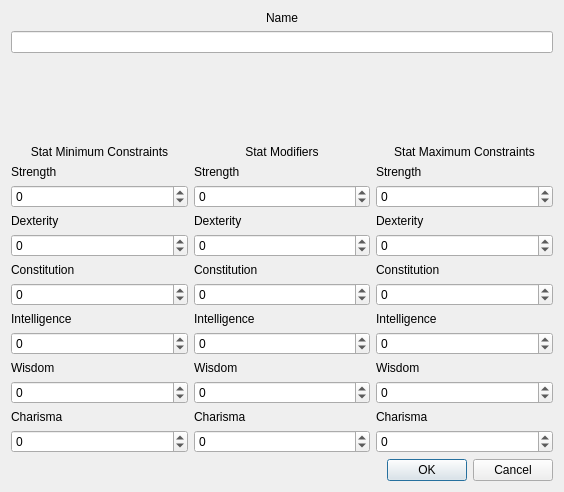
<?xml version="1.0" encoding="UTF-8"?>
<ui version="4.0">
 <class>Dialog</class>
 <widget class="QDialog" name="Dialog">
  <property name="geometry">
   <rect>
    <x>0</x>
    <y>0</y>
    <width>564</width>
    <height>492</height>
   </rect>
  </property>
  <property name="windowTitle">
   <string>Edit Class</string>
  </property>
  <layout class="QVBoxLayout" name="verticalLayout">
   <item>
    <widget class="QLabel" name="label">
     <property name="text">
      <string>Name</string>
     </property>
     <property name="alignment">
      <set>Qt::AlignmentFlag::AlignCenter</set>
     </property>
    </widget>
   </item>
   <item>
    <widget class="QLineEdit" name="name"/>
   </item>
   <item>
    <spacer name="verticalSpacer">
     <property name="orientation">
      <enum>Qt::Orientation::Vertical</enum>
     </property>
     <property name="sizeHint" stdset="0">
      <size>
       <width>20</width>
       <height>40</height>
      </size>
     </property>
    </spacer>
   </item>
   <item>
    <layout class="QHBoxLayout" name="horizontalLayout">
     <item>
      <layout class="QVBoxLayout" name="verticalLayout_6">
       <item>
        <widget class="QLabel" name="label_9">
         <property name="text">
          <string>Stat Minimum Constraints</string>
         </property>
         <property name="alignment">
          <set>Qt::AlignmentFlag::AlignCenter</set>
         </property>
        </widget>
       </item>
       <item>
        <widget class="QLabel" name="label_12">
         <property name="text">
          <string>Strength</string>
         </property>
        </widget>
       </item>
       <item>
        <widget class="QSpinBox" name="strengthMin">
         <property name="minimum">
          <number>-999999999</number>
         </property>
         <property name="maximum">
          <number>999999999</number>
         </property>
        </widget>
       </item>
       <item>
        <widget class="QLabel" name="label_11">
         <property name="text">
          <string>Dexterity</string>
         </property>
        </widget>
       </item>
       <item>
        <widget class="QSpinBox" name="dexterityMin">
         <property name="minimum">
          <number>-999999999</number>
         </property>
         <property name="maximum">
          <number>999999999</number>
         </property>
        </widget>
       </item>
       <item>
        <widget class="QLabel" name="label_13">
         <property name="text">
          <string>Constitution</string>
         </property>
        </widget>
       </item>
       <item>
        <widget class="QSpinBox" name="constitutionMin">
         <property name="minimum">
          <number>-999999999</number>
         </property>
         <property name="maximum">
          <number>999999999</number>
         </property>
        </widget>
       </item>
       <item>
        <widget class="QLabel" name="label_14">
         <property name="text">
          <string>Intelligence</string>
         </property>
        </widget>
       </item>
       <item>
        <widget class="QSpinBox" name="intelligenceMin">
         <property name="minimum">
          <number>-999999999</number>
         </property>
         <property name="maximum">
          <number>999999999</number>
         </property>
        </widget>
       </item>
       <item>
        <widget class="QLabel" name="label_15">
         <property name="text">
          <string>Wisdom</string>
         </property>
        </widget>
       </item>
       <item>
        <widget class="QSpinBox" name="wisdomMin">
         <property name="minimum">
          <number>-999999999</number>
         </property>
         <property name="maximum">
          <number>999999999</number>
         </property>
        </widget>
       </item>
       <item>
        <widget class="QLabel" name="label_16">
         <property name="text">
          <string>Charisma</string>
         </property>
        </widget>
       </item>
       <item>
        <widget class="QSpinBox" name="charismaMin">
         <property name="minimum">
          <number>-999999999</number>
         </property>
         <property name="maximum">
          <number>999999999</number>
         </property>
        </widget>
       </item>
      </layout>
     </item>
     <item>
      <layout class="QVBoxLayout" name="verticalLayout_3">
       <item>
        <widget class="QLabel" name="label_2">
         <property name="text">
          <string>Stat Modifiers</string>
         </property>
         <property name="alignment">
          <set>Qt::AlignmentFlag::AlignCenter</set>
         </property>
        </widget>
       </item>
       <item>
        <widget class="QLabel" name="label_3">
         <property name="text">
          <string>Strength</string>
         </property>
        </widget>
       </item>
       <item>
        <widget class="QSpinBox" name="strengthModifier">
         <property name="minimum">
          <number>-999999999</number>
         </property>
         <property name="maximum">
          <number>999999999</number>
         </property>
        </widget>
       </item>
       <item>
        <widget class="QLabel" name="label_4">
         <property name="text">
          <string>Dexterity</string>
         </property>
        </widget>
       </item>
       <item>
        <widget class="QSpinBox" name="dexterityModifier">
         <property name="minimum">
          <number>-999999999</number>
         </property>
         <property name="maximum">
          <number>999999999</number>
         </property>
        </widget>
       </item>
       <item>
        <widget class="QLabel" name="label_5">
         <property name="text">
          <string>Constitution</string>
         </property>
        </widget>
       </item>
       <item>
        <widget class="QSpinBox" name="constitutionModifier">
         <property name="minimum">
          <number>-999999999</number>
         </property>
         <property name="maximum">
          <number>999999999</number>
         </property>
        </widget>
       </item>
       <item>
        <widget class="QLabel" name="label_6">
         <property name="text">
          <string>Intelligence</string>
         </property>
        </widget>
       </item>
       <item>
        <widget class="QSpinBox" name="intelligenceModifier">
         <property name="minimum">
          <number>-999999999</number>
         </property>
         <property name="maximum">
          <number>999999999</number>
         </property>
        </widget>
       </item>
       <item>
        <widget class="QLabel" name="label_7">
         <property name="text">
          <string>Wisdom</string>
         </property>
        </widget>
       </item>
       <item>
        <widget class="QSpinBox" name="wisdomModifier">
         <property name="minimum">
          <number>-999999999</number>
         </property>
         <property name="maximum">
          <number>999999999</number>
         </property>
        </widget>
       </item>
       <item>
        <widget class="QLabel" name="label_8">
         <property name="text">
          <string>Charisma</string>
         </property>
        </widget>
       </item>
       <item>
        <widget class="QSpinBox" name="charismaModifier">
         <property name="minimum">
          <number>-999999999</number>
         </property>
         <property name="maximum">
          <number>999999999</number>
         </property>
        </widget>
       </item>
      </layout>
     </item>
     <item>
      <layout class="QVBoxLayout" name="verticalLayout_5">
       <item>
        <widget class="QLabel" name="label_10">
         <property name="text">
          <string>Stat Maximum Constraints</string>
         </property>
         <property name="alignment">
          <set>Qt::AlignmentFlag::AlignCenter</set>
         </property>
        </widget>
       </item>
       <item>
        <widget class="QLabel" name="label_18">
         <property name="text">
          <string>Strength</string>
         </property>
        </widget>
       </item>
       <item>
        <widget class="QSpinBox" name="strengthMax">
         <property name="minimum">
          <number>-999999999</number>
         </property>
         <property name="maximum">
          <number>999999999</number>
         </property>
        </widget>
       </item>
       <item>
        <widget class="QLabel" name="label_17">
         <property name="text">
          <string>Dexterity</string>
         </property>
        </widget>
       </item>
       <item>
        <widget class="QSpinBox" name="dexterityMax">
         <property name="minimum">
          <number>-999999999</number>
         </property>
         <property name="maximum">
          <number>999999999</number>
         </property>
        </widget>
       </item>
       <item>
        <widget class="QLabel" name="label_19">
         <property name="text">
          <string>Constitution</string>
         </property>
        </widget>
       </item>
       <item>
        <widget class="QSpinBox" name="constitutionMax">
         <property name="minimum">
          <number>-999999999</number>
         </property>
         <property name="maximum">
          <number>999999999</number>
         </property>
        </widget>
       </item>
       <item>
        <widget class="QLabel" name="label_20">
         <property name="text">
          <string>Intelligence</string>
         </property>
        </widget>
       </item>
       <item>
        <widget class="QSpinBox" name="intelligenceMax">
         <property name="minimum">
          <number>-999999999</number>
         </property>
         <property name="maximum">
          <number>999999999</number>
         </property>
        </widget>
       </item>
       <item>
        <widget class="QLabel" name="label_21">
         <property name="text">
          <string>Wisdom</string>
         </property>
        </widget>
       </item>
       <item>
        <widget class="QSpinBox" name="wisdomMax">
         <property name="minimum">
          <number>-999999999</number>
         </property>
         <property name="maximum">
          <number>999999999</number>
         </property>
        </widget>
       </item>
       <item>
        <widget class="QLabel" name="label_22">
         <property name="text">
          <string>Charisma</string>
         </property>
        </widget>
       </item>
       <item>
        <widget class="QSpinBox" name="charismaMax">
         <property name="minimum">
          <number>-999999999</number>
         </property>
         <property name="maximum">
          <number>999999999</number>
         </property>
        </widget>
       </item>
      </layout>
     </item>
    </layout>
   </item>
   <item>
    <widget class="QDialogButtonBox" name="buttonBox">
     <property name="orientation">
      <enum>Qt::Orientation::Horizontal</enum>
     </property>
     <property name="standardButtons">
      <set>QDialogButtonBox::StandardButton::Cancel|QDialogButtonBox::StandardButton::Ok</set>
     </property>
    </widget>
   </item>
  </layout>
 </widget>
 <resources/>
 <connections>
  <connection>
   <sender>buttonBox</sender>
   <signal>accepted()</signal>
   <receiver>Dialog</receiver>
   <slot>accept()</slot>
   <hints>
    <hint type="sourcelabel">
     <x>248</x>
     <y>254</y>
    </hint>
    <hint type="destinationlabel">
     <x>157</x>
     <y>274</y>
    </hint>
   </hints>
  </connection>
  <connection>
   <sender>buttonBox</sender>
   <signal>rejected()</signal>
   <receiver>Dialog</receiver>
   <slot>reject()</slot>
   <hints>
    <hint type="sourcelabel">
     <x>316</x>
     <y>260</y>
    </hint>
    <hint type="destinationlabel">
     <x>286</x>
     <y>274</y>
    </hint>
   </hints>
  </connection>
 </connections>
</ui>
